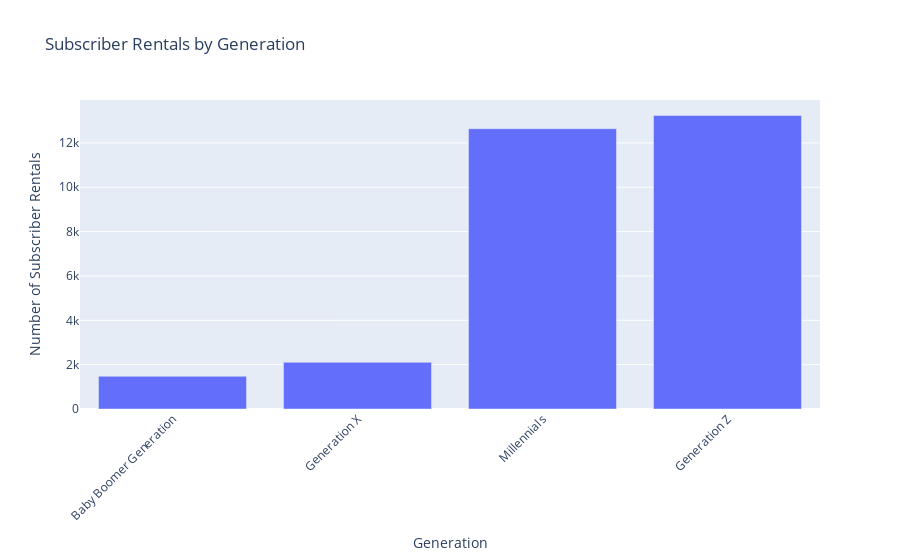

This figure's notebook cell:
### Code cell
# Number of Subscriber rentals by generation
group_sizes = generation_groups.size().sort_values(ascending=True)
print(group_sizes)

# Create a bar chart

# Create a bar chart
fig = px.bar(x=group_sizes.index, y=group_sizes.values, title='Subscriber Rentals by Generation')

# Customize the layout
fig.update_layout(
    xaxis_title='Generation',
    yaxis_title='Number of Subscriber Rentals',
    xaxis_tickangle=-45  # Rotate x-axis labels by 45 degrees
)

# Display the chart
fig.show()

### Figure 1 — Plotly figure (JSON) as saved in the notebook; plotly's stock layout.template omitted (floating-point values rounded to 4 significant figures)
{"data": [{"alignmentgroup": "True", "hovertemplate": "x=%{x}<br>y=%{y}<extra></extra>", "legendgroup": "", "marker": {"color": "#636efa", "pattern": {"shape": ""}}, "name": "", "offsetgroup": "", "orientation": "v", "showlegend": false, "textposition": "auto", "type": "bar", "x": ["Baby Boomer Generation", "Generation X", "Millennials", "Generation Z"], "xaxis": "x", "y": [1474, 2106, 12641, 13239], "yaxis": "y"}], "layout": {"barmode": "relative", "legend": {"tracegroupgap": 0}, "title": {"text": "Subscriber Rentals by Generation"}, "xaxis": {"anchor": "y", "domain": [0, 1], "tickangle": -45, "title": {"text": "Generation"}}, "yaxis": {"anchor": "x", "domain": [0, 1], "title": {"text": "Number of Subscriber Rentals"}}}}
